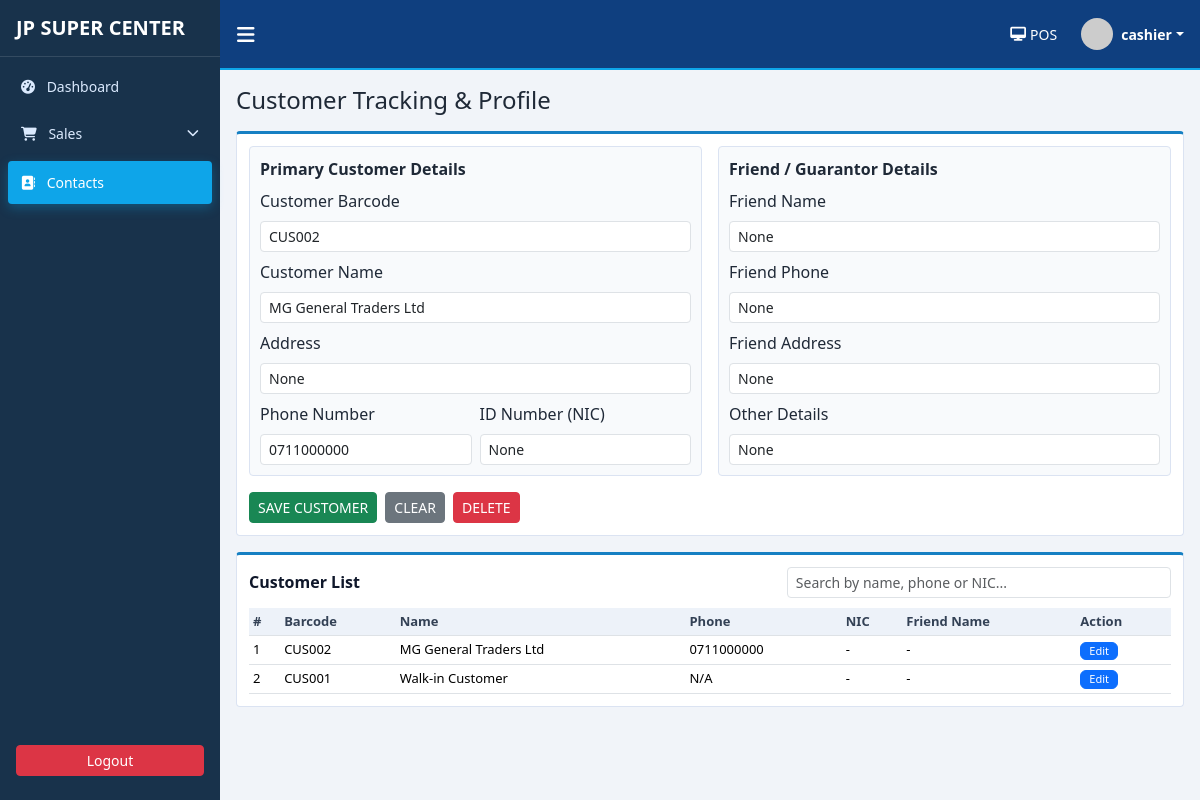
Page /tracking?edit_id=2 (signed in) on the committed database.
### pos_app/models.py (models this page shows, shortened)
class ShopSetting(db.Model):
    __tablename__ = "shop_settings"
    id = db.Column(db.Integer, primary_key=True)
    shop_name = db.Column(db.String(120), nullable=False, default="JP SUPER CENTER")
    address = db.Column(db.String(255), nullable=True)
    phone = db.Column(db.String(60), nullable=True)
    email = db.Column(db.String(120), nullable=True)
    bill_message = db.Column(db.String(255), nullable=True)
    updated_at = db.Column(
        db.DateTime, default=datetime.utcnow, onupdate=datetime.utcnow, nullable=False
    )

class User(UserMixin, db.Model):
    __tablename__ = "users"
    id = db.Column(db.Integer, primary_key=True)
    username = db.Column(db.String(80), unique=True, nullable=False, index=True)
    password_hash = db.Column(db.String(255), nullable=False)
    role = db.Column(db.String(30), nullable=False, default="Cashier")
    full_name = db.Column(db.String(120), nullable=True)
    is_active_user = db.Column(db.Boolean, default=True, nullable=False)
    created_at = db.Column(db.DateTime, default=datetime.utcnow, nullable=False)
    sales = db.relationship("Sale", backref="cashier", lazy=True)
    login_history = db.relationship("LoginHistory", backref="user", lazy=True)

class Customer(db.Model):
    __tablename__ = "customers"
    id = db.Column(db.Integer, primary_key=True)
    barcode = db.Column(db.String(50), unique=True, nullable=False)
    name = db.Column(db.String(120), nullable=False)
    address = db.Column(db.String(255), nullable=True)
    phone = db.Column(db.String(30), nullable=True)
    nic = db.Column(db.String(30), nullable=True)
    friend_name = db.Column(db.String(120), nullable=True)
    friend_phone = db.Column(db.String(30), nullable=True)
    friend_address = db.Column(db.String(255), nullable=True)
    other_details = db.Column(db.Text, nullable=True)
    created_at = db.Column(db.DateTime, default=datetime.utcnow, nullable=False)
    sales = db.relationship("Sale", backref="customer", lazy=True)
    credits = db.relationship("CreditEntry", backref="customer", lazy=True)

### pos_app/routes.py (the view, shortened to what this page needs)
@main_bp.route("/tracking", methods=["GET", "POST"])
@login_required
def tracking():
    edit_id = request.args.get("edit_id", type=int)
    editing_customer = db.session.get(Customer, edit_id) if edit_id else None
    customers = Customer.query.order_by(Customer.id.desc()).all()
    return render_template(
        "tracking.html",
        customers=customers,
        editing_customer=editing_customer,
    )

### pos_app/templates/tracking.html (shortened to what this page needs)
{% extends "base.html" %}
{% block content %}
<h4 class="mb-3">Customer Tracking & Profile</h4>
<div class="panel mb-3">
    <form method="post">
        <div class="row g-3">
            <div class="col-xl-6">
                <div class="sub-panel">
                    <div class="fw-semibold mb-2">Primary Customer Details</div>
                    <div class="row g-2">
                        <div class="col-12">
                            <label class="form-label">Customer Barcode</label>
                            <input name="barcode" class="form-control form-control-sm" value="{{ editing_customer.barcode if editing_customer else '' }}">
                        </div>
                        <div class="col-12">
                            <label class="form-label">Customer Name</label>
                            <input name="name" class="form-control form-control-sm" value="{{ editing_customer.name if editing_customer else '' }}" required>
                        </div>
                        <div class="col-12">
                            <label class="form-label">Address</label>
                            <input name="address" class="form-control form-control-sm" value="{{ editing_customer.address if editing_customer else '' }}">
                        </div>
                        <div class="col-6">
                            <label class="form-label">Phone Number</label>
                            <input name="phone" class="form-control form-control-sm" value="{{ editing_customer.phone if editing_customer else '' }}">
                        </div>
                        <div class="col-6">
                            <label class="form-label">ID Number (NIC)</label>
                            <input name="nic" class="form-control form-control-sm" value="{{ editing_customer.nic if editing_customer else '' }}">
                        </div>
                    </div>
                </div>
            </div>
            <div class="col-xl-6">
                <div class="sub-panel">
                    <div class="fw-semibold mb-2">Friend / Guarantor Details</div>
                    <div class="row g-2">
                        <div class="col-12">
                            <label class="form-label">Friend Name</label>
                            <input name="friend_name" class="form-control form-control-sm" value="{{ editing_customer.friend_name if editing_customer else '' }}">
                        </div>
                        <div class="col-12">
                            <label class="form-label">Friend Phone</label>
                            <input name="friend_phone" class="form-control form-control-sm" value="{{ editing_customer.friend_phone if editing_customer else '' }}">
                        </div>
                        <div class="col-12">
                            <label class="form-label">Friend Address</label>
                            <input name="friend_address" class="form-control form-control-sm" value="{{ editing_customer.friend_address if editing_customer else '' }}">
                        </div>
                        <div class="col-12">
                            <label class="form-label">Other Details</label>
                            <input name="other_details" class="form-control form-control-sm" value="{{ editing_customer.other_details if editing_customer else '' }}">
                        </div>
                    </div>
                </div>
            </div>
        </div>
        <div class="d-flex gap-2 mt-3">
            <button class="btn btn-success btn-sm">SAVE CUSTOMER</button>
            <a href="{{ url_for('main.tracking') }}" class="btn btn-secondary btn-sm">CLEAR</a>
            {% if editing_customer %}
                <button class="btn btn-danger btn-sm" name="action" value="delete" onclick="return confirm('Delete this customer?')">DELETE</button>
            {% endif %}
        </div>
    </form>
</div>
<div class="panel">
    <div class="panel-title d-flex justify-content-between align-items-center">
        <span>Customer List</span>
        <div class="col-md-5">
            <input type="text" id="customerSearch" class="form-control form-control-sm" placeholder="Search by name, phone or NIC...">
        </div>
    </div>
    <div class="table-responsive">
        <table class="table table-sm table-board" id="customerTable">
            <thead>
                <tr>
                    <th>#</th>
                    <th>Barcode</th>
                    <th>Name</th>
                    <th>Phone</th>
                    <th>NIC</th>
                    <th>Friend Name</th>
                    <th>Action</th>
                </tr>
            </thead>
            <tbody>
                {% for customer in customers %}
                    <tr class="customer-row">
                        <td>{{ loop.index }}</td>
                        <td>{{ customer.barcode }}</td>
                        <td class="customer-name">{{ customer.name }}</td>
                        <td class="customer-phone">{{ customer.phone or '-' }}</td>
                        <td class="customer-nic">{{ customer.nic or '-' }}</td>
                        <td>{{ customer.friend_name or '-' }}</td>
                        <td>
                            <a href="{{ url_for('main.tracking', edit_id=customer.id) }}" class="btn btn-xs btn-primary py-0 px-2" style="font-size: 11px;">Edit</a>
                        </td>
                    </tr>
                {% else %}
                    <tr><td colspan="7" class="text-center text-muted">No customers yet.</td></tr>
                {% endfor %}
            </tbody>
        </table>
    </div>
</div>
{% endblock %}

### pos_app/templates/base.html (shortened to what this page needs)
<!doctype html>
<html lang="en">
<head>
    <link href="https://cdn.jsdelivr.net/npm/bootstrap@5.3.3/dist/css/bootstrap.min.css" rel="stylesheet">
    <link rel="stylesheet" href="https://cdnjs.cloudflare.com/ajax/libs/font-awesome/6.5.1/css/all.min.css">
    <link rel="stylesheet" href="{{ url_for('static', filename='css/styles.css') }}">
</head>
<body>
    <div class="app-shell">
        <aside class="sidebar" id="sidebar">
            <div class="brand px-3 py-3 d-flex align-items-center">
                <h5 class="m-0 text-uppercase fw-bold">{{ shop_settings.shop_name }}</h5>
            </div>
            <nav class="sidebar-nav px-2">
                <a class="menu-link {% if request.path == '/dashboard' %}active{% endif %}"
                    href="{{ url_for('main.dashboard') }}">
                    <i class="fa-solid fa-gauge-high me-2"></i> Dashboard
                </a>
                <div class="menu-group">
                    <a class="menu-link d-flex justify-content-between align-items-center {% if request.path.startswith('/sales') %}active{% endif %}"
                        data-bs-toggle="collapse" href="#salesSubmenu">
                        <span><i class="fa-solid fa-cart-shopping me-2"></i> Sales</span>
                        <i class="fa-solid fa-chevron-down small"></i>
                    </a>
                </div>
                <a class="menu-link {% if request.path.startswith('/tracking') %}active{% endif %}"
                    href="{{ url_for('main.tracking') }}">
                    <i class="fa-solid fa-address-book me-2"></i> Contacts
                </a>
            </nav>
            <div class="px-3 pb-4 mt-auto">
                <a class="btn btn-danger w-100 btn-sm" href="{{ url_for('main.logout') }}">Logout</a>
            </div>
        </aside>
        <section class="main-pane">
            <header class="topbar d-flex justify-content-between align-items-center px-3">
                <div class="d-flex align-items-center">
                    <button class="btn btn-link text-white me-2 p-0 shadow-none" id="toggleSidebar">
                        <i class="fa-solid fa-bars fa-lg"></i>
                    </button>
                </div>
                <div class="d-flex align-items-center gap-4">
                    <a href="{{ url_for('main.sales') }}" class="small d-flex align-items-center text-white text-decoration-none">
                        <i class="fa-solid fa-desktop me-1"></i> POS
                    </a>
                    <div class="dropdown">
                        <div class="d-flex align-items-center dropdown-toggle" style="cursor: pointer;" data-bs-toggle="dropdown">
                            <img src="https://ui-avatars.com/api/?name={{ current_user.username }}&background=random"
                                class="rounded-circle me-2" width="32" height="32">
                            <div class="small fw-semibold">{{ current_user.username }}</div>
                        </div>
                    </div>
                </div>
            </header>
            <main class="content-pane p-3">
                {% block content %}{% endblock %}
            </main>
        </section>
    </div>
</body>
</html>

### pos_app/static/css/styles.css (style rules this page uses)
body { background: #f1f4f9; font-family: "Segoe UI", Tahoma, Geneva, Verdana, sans-serif; color: #1f2937; }
.app-shell { display: flex; min-height: 100vh; }
.sidebar { width: 220px; background: #18324b; color: #dbeafe; display: flex; flex-direction: column; }
.brand { border-bottom: 1px solid rgba(255, 255, 255, 0.12); color: #fff; }
.sidebar-nav { display: flex; flex-direction: column; gap: 4px; margin-top: 8px; }
.menu-link { color: #dbeafe; text-decoration: none; padding: 10px 12px; border-radius: 4px; font-size: 14px; display: block; transition: all 0.2s; border: 1px solid transparent; }
.menu-link.active { background: #0ea5e9; color: #fff; box-shadow: 0 4px 12px rgba(14, 165, 233, 0.3); }
.menu-group { margin-bottom: 2px; }
.main-pane { flex: 1; display: flex; flex-direction: column; }
.topbar { min-height: 70px; background: #0f3f7f; color: #fff; border-bottom: 2px solid #0ea5e9; }
.content-pane { flex: 1; }
.panel { background: #fff; border: 1px solid #dbe3f2; border-top: 3px solid #1680c3; border-radius: 4px; padding: 12px; }
.sub-panel { background: #f8fafc; border: 1px solid #dbe3f2; border-radius: 4px; padding: 10px; }
.panel-title { font-weight: 600; margin-bottom: 10px; color: #0f172a; }
.table-board { font-size: 13px; margin-bottom: 0; }
.table-board thead th { background: #edf2f9; color: #334155; }

### rows in the picture
ShopSetting: shop_name "JP SUPER CENTER"
User: username "cashier"
Customer: barcode "CUS002", name "MG General Traders Ltd", address "None", phone "0711000000", nic "None", friend_name "None", friend_phone "None", friend_address "None", other_details "None", nic "-", friend_name "-"
Customer: barcode "CUS001", name "Walk-in Customer", phone "N/A", nic "-", friend_name "-"
